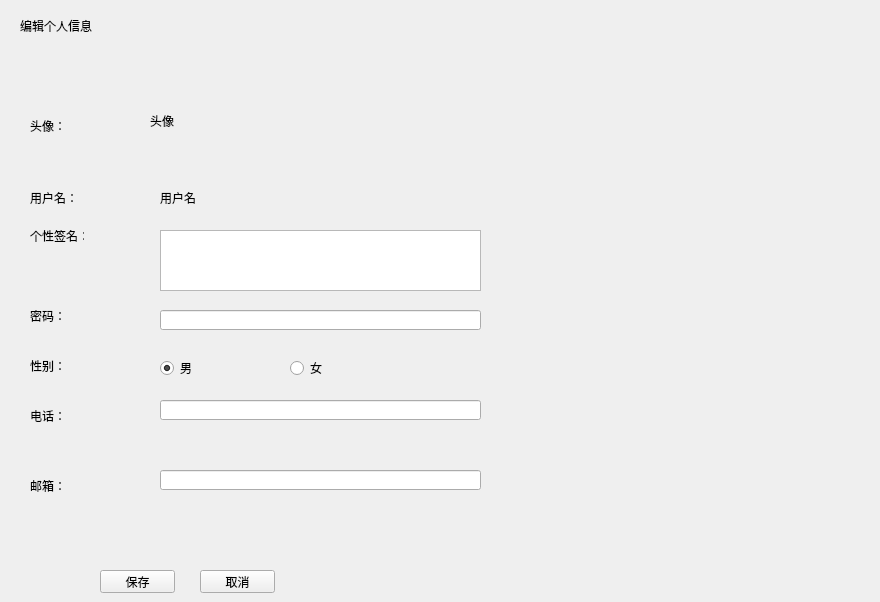
        <widget class="QWidget" name="user_set">
         <widget class="QWidget" name="widget_2" native="true">
          <property name="geometry">
           <rect>
            <x>0</x>
            <y>0</y>
            <width>871</width>
            <height>40</height>
           </rect>
          </property>
          <widget class="QLabel" name="label_17">
           <property name="geometry">
            <rect>
             <x>20</x>
             <y>15</y>
             <width>151</width>
             <height>21</height>
            </rect>
           </property>
           <property name="text">
            <string>编辑个人信息</string>
           </property>
          </widget>
         </widget>
         <widget class="QLabel" name="label_19">
          <property name="geometry">
           <rect>
            <x>30</x>
            <y>190</y>
            <width>91</width>
            <height>16</height>
           </rect>
          </property>
          <property name="text">
           <string>用户名：</string>
          </property>
         </widget>
         <widget class="QLabel" name="label_20">
          <property name="geometry">
           <rect>
            <x>30</x>
            <y>310</y>
            <width>54</width>
            <height>12</height>
           </rect>
          </property>
          <property name="text">
           <string>密码：</string>
          </property>
         </widget>
         <widget class="QLabel" name="label_21">
          <property name="geometry">
           <rect>
            <x>30</x>
            <y>360</y>
            <width>54</width>
            <height>12</height>
           </rect>
          </property>
          <property name="text">
           <string>性别：</string>
          </property>
         </widget>
         <widget class="QLabel" name="label_22">
          <property name="geometry">
           <rect>
            <x>30</x>
            <y>410</y>
            <width>54</width>
            <height>12</height>
           </rect>
          </property>
          <property name="text">
           <string>电话：</string>
          </property>
         </widget>
         <widget class="QLabel" name="label_23">
          <property name="geometry">
           <rect>
            <x>30</x>
            <y>480</y>
            <width>54</width>
            <height>12</height>
           </rect>
          </property>
          <property name="text">
           <string>邮箱：</string>
          </property>
         </widget>
         <widget class="QLabel" name="label_18">
          <property name="geometry">
           <rect>
            <x>30</x>
            <y>120</y>
            <width>54</width>
            <height>12</height>
           </rect>
          </property>
          <property name="text">
           <string>头像：</string>
          </property>
         </widget>
         <widget class="QLabel" name="label_user_set_name">
          <property name="geometry">
           <rect>
            <x>160</x>
            <y>190</y>
            <width>181</width>
            <height>16</height>
           </rect>
          </property>
          <property name="text">
           <string>用户名</string>
          </property>
         </widget>
         <widget class="QLineEdit" name="lineEdit_user_set_pwd">
          <property name="geometry">
           <rect>
            <x>160</x>
            <y>310</y>
            <width>321</width>
            <height>20</height>
           </rect>
          </property>
          <property name="echoMode">
           <enum>QLineEdit::Password</enum>
          </property>
         </widget>
         <widget class="QRadioButton" name="radioButton_user_set_man">
          <property name="geometry">
           <rect>
            <x>160</x>
            <y>360</y>
            <width>89</width>
            <height>16</height>
           </rect>
          </property>
          <property name="text">
           <string>男</string>
          </property>
          <property name="checkable">
           <bool>true</bool>
          </property>
          <property name="checked">
           <bool>true</bool>
          </property>
         </widget>
         <widget class="QRadioButton" name="radioButton_user_set_woman">
          <property name="geometry">
           <rect>
            <x>290</x>
            <y>360</y>
            <width>89</width>
            <height>16</height>
           </rect>
          </property>
          <property name="text">
           <string>女</string>
          </property>
         </widget>
         <widget class="QLineEdit" name="lineEdit_user_set_phone">
          <property name="geometry">
           <rect>
            <x>160</x>
            <y>400</y>
            <width>321</width>
            <height>20</height>
           </rect>
          </property>
         </widget>
         <widget class="QLineEdit" name="lineEdit_user_set_email">
          <property name="geometry">
           <rect>
            <x>160</x>
            <y>470</y>
            <width>321</width>
            <height>20</height>
           </rect>
          </property>
         </widget>
         <widget class="MyLabel" name="label_user_set_head">
          <property name="geometry">
           <rect>
            <x>150</x>
            <y>81</y>
            <width>80</width>
            <height>80</height>
           </rect>
          </property>
          <property name="contextMenuPolicy">
           <enum>Qt::DefaultContextMenu</enum>
          </property>
          <property name="text">
           <string>头像</string>
          </property>
         </widget>
         <widget class="QLabel" name="label_26">
          <property name="geometry">
           <rect>
            <x>30</x>
            <y>230</y>
            <width>54</width>
            <height>12</height>
           </rect>
          </property>
          <property name="text">
           <string>个性签名：</string>
          </property>
         </widget>
         <widget class="QTextEdit" name="textEdit_user_set_signature">
          <property name="geometry">
           <rect>
            <x>160</x>
            <y>230</y>
            <width>321</width>
            <height>61</height>
           </rect>
          </property>
         </widget>
         <widget class="QPushButton" name="pushButton_user_set_save">
          <property name="geometry">
           <rect>
            <x>100</x>
            <y>570</y>
            <width>75</width>
            <height>23</height>
           </rect>
          </property>
          <property name="cursor">
           <cursorShape>PointingHandCursor</cursorShape>
          </property>
          <property name="text">
           <string>保存</string>
          </property>
         </widget>
         <widget class="QPushButton" name="pushButton_user_set_cancel">
          <property name="geometry">
           <rect>
            <x>200</x>
            <y>570</y>
            <width>75</width>
            <height>23</height>
           </rect>
          </property>
          <property name="cursor">
           <cursorShape>PointingHandCursor</cursorShape>
          </property>
          <property name="text">
           <string>取消</string>
          </property>
         </widget>
        </widget>
